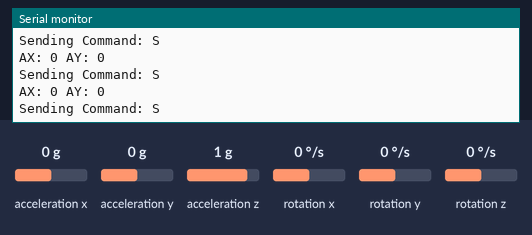
Recording of a sketch running on a simulated ESP32. Parts: the last lines printed to the serial monitor. Inputs (shaded band) come from the test bench; at power-on: acceleration x 0 g, acceleration y 0 g, acceleration z 1 g, rotation x 0 °/s, rotation y 0 °/s, rotation z 0 °/s. WiFi joins after 1.5 s; servers stay silent unless stated.

Above: at 3.2 s.
3.3 s: acceleration x set to -1.4 g
At 3.59 s:
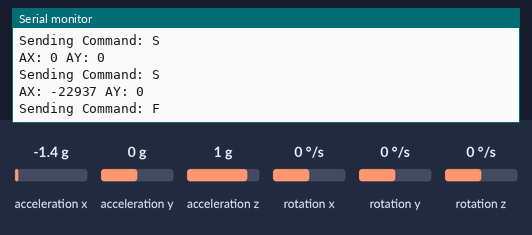
5.1 s: acceleration x set to 0.8 g
At 5.43 s:
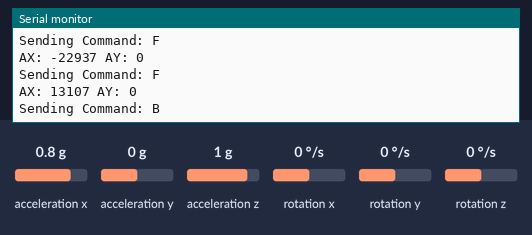
6.9 s: acceleration y set to -1.4 g
At 7.07 s:
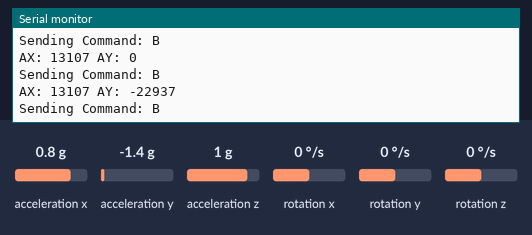
8.4 s: acceleration x set to 0 g
At 8.7 s:
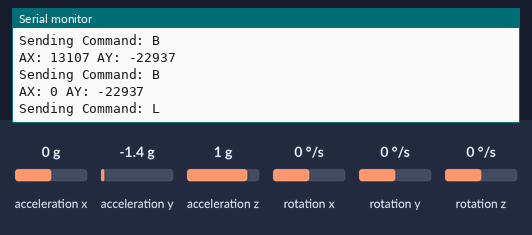
10.2 s: acceleration y set to 0.8 g
At 10.54 s:
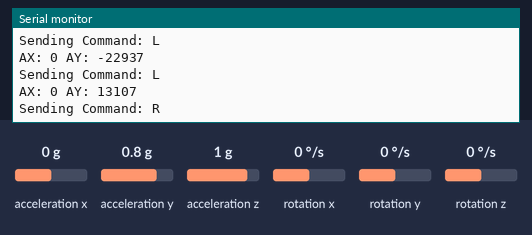
Timing chart, 0 to 13.0 s (numbered marks = the images above; inputs shaded):
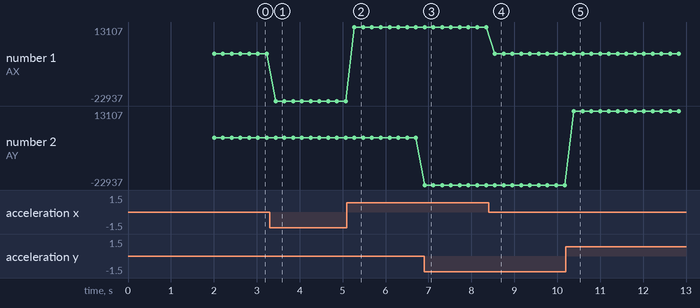

Measured:
- after the input at 3.3 s, the serial monitor: prints a new line after 0.14 s (image 1)
- after the input at 5.1 s, the serial monitor: prints a new line after 0.18 s (image 2)
- after the input at 6.9 s, the serial monitor: prints a new line at once (image 3)
- after the input at 8.4 s, the serial monitor: prints a new line after 0.15 s (image 4)
- after the input at 10.2 s, the serial monitor: prints a new line after 0.18 s (image 5)
- plotted number 1: 0 → -22937 after the input at 3.3 s, -22937 → 13107 after the input at 5.1 s

The sketch:

ESP_TEST.ino
```cpp
#include <WiFi.h>
#include <WiFiUdp.h>
#include <MPU6050.h>
#include <Wire.h>

MPU6050 mpu;

const char* ssid = "CarControl";
const char* password = "";
WiFiUDP udp;
const char* serverIP = "192.168.4.1";
const int udpPort = 4210;

void setup() {
  Serial.begin(115200);
  Wire.begin();
  mpu.initialize();

  WiFi.begin(ssid, password);
  while (WiFi.status() != WL_CONNECTED) {
    delay(1000);
  }
  Serial.println("Connected to Car WiFi");
  udp.begin(udpPort);
}

void loop() {
  int16_t ax, ay, az, gx, gy, gz;
  mpu.getMotion6(&ax, &ay, &az, &gx, &gy, &gz);

  Serial.print("AX: ");
  Serial.print(ax);
  Serial.print(" AY: ");
  Serial.println(ay);  // Debug: Print tilt values

  String command = "S";
  if (ax < -5000) command = "F";
  else if (ax > 5000) command = "B";
  else if (ay > 5000) command = "R";
  else if (ay < -5000) command = "L";

  Serial.println("Sending Command: " + command);  // Debug: Show command being sent

  udp.beginPacket(serverIP, udpPort);
  udp.print(command);
  udp.endPacket();

  delay(200);
}
```
